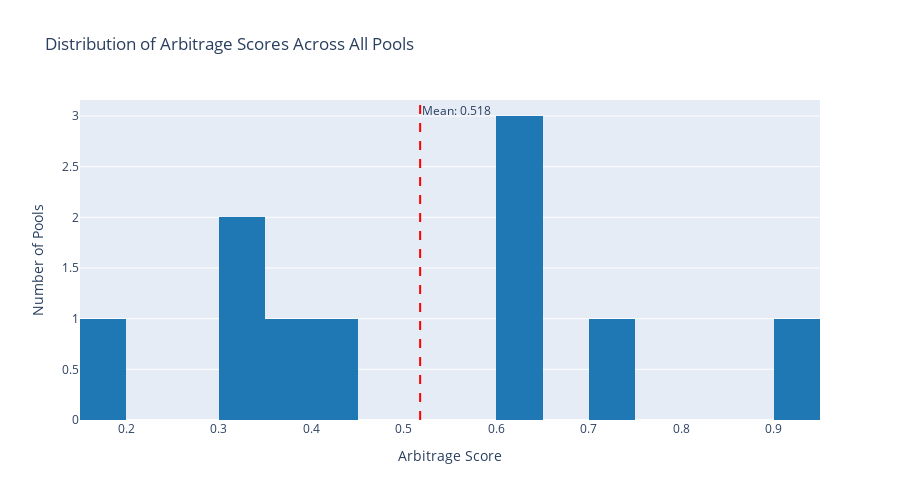

Notebook code for this chart:
### Markdown cell above
## 📊 Visualization: Arbitrage Score Distribution

### Code cell
if not pools_df.empty and 'arbitrage_score' in pools_df.columns:
    # Create histogram
    fig = px.histogram(
        pools_df, 
        x='arbitrage_score',
        nbins=30,
        title='Distribution of Arbitrage Scores Across All Pools',
        labels={'arbitrage_score': 'Arbitrage Score', 'count': 'Number of Pools'},
        color_discrete_sequence=['#1f77b4']
    )
    
    fig.add_vline(
        x=pools_df['arbitrage_score'].mean(), 
        line_dash="dash", 
        line_color="red",
        annotation_text=f"Mean: {pools_df['arbitrage_score'].mean():.3f}",
        annotation_position="top right"
    )
    
    fig.update_layout(
        xaxis_title='Arbitrage Score',
        yaxis_title='Number of Pools',
        showlegend=False,
        height=500
    )
    
    fig.show()

### Figure 1 — Plotly figure (JSON) as saved in the notebook; plotly's stock layout.template omitted (floating-point values rounded to 4 significant figures)
{"data": [{"bingroup": "x", "hovertemplate": "Arbitrage Score=%{x}<br>count=%{y}<extra></extra>", "legendgroup": "", "marker": {"color": "#1f77b4", "pattern": {"shape": ""}}, "name": "", "nbinsx": 30, "orientation": "v", "showlegend": false, "type": "histogram", "x": [0.7156, 0.9076, 0.6349, 0.6182, 0.4321, 0.3168, 0.3738, 0.3448, 0.195, 0.6383], "xaxis": "x", "yaxis": "y"}], "layout": {"annotations": [{"showarrow": false, "text": "Mean: 0.518", "x": 0.5177, "xanchor": "left", "xref": "x", "y": 1, "yanchor": "top", "yref": "y domain"}], "barmode": "relative", "height": 500, "legend": {"tracegroupgap": 0}, "shapes": [{"line": {"color": "red", "dash": "dash"}, "type": "line", "x0": 0.5177, "x1": 0.5177, "xref": "x", "y0": 0, "y1": 1, "yref": "y domain"}], "showlegend": false, "title": {"text": "Distribution of Arbitrage Scores Across All Pools"}, "xaxis": {"anchor": "y", "domain": [0, 1], "title": {"text": "Arbitrage Score"}}, "yaxis": {"anchor": "x", "domain": [0, 1], "title": {"text": "Number of Pools"}}}}
